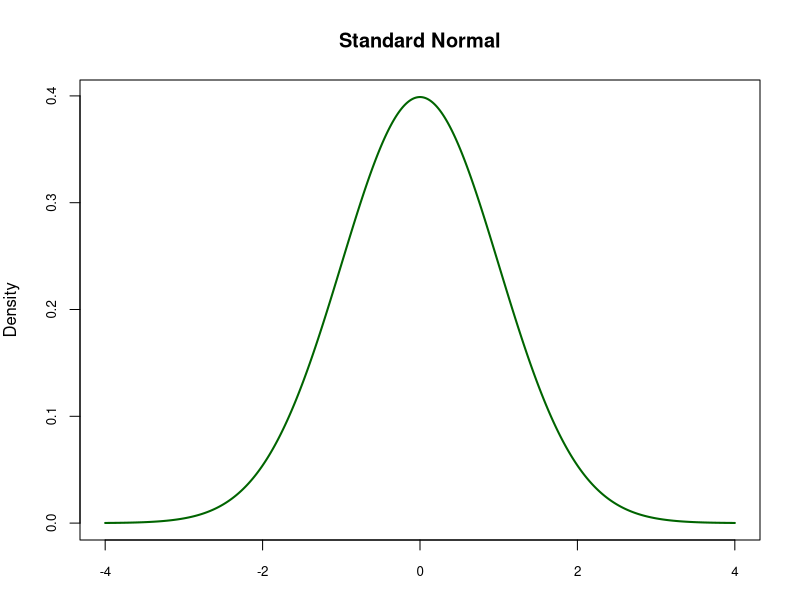

The R script that drew this image: (Note: this script raises an error after producing the figure.)


# Make a fake Gaussian to test (?)
set.seed(3000)
xseq<-seq(-4,4,.01)
densities<-dnorm(xseq, 0,1)
cumulative<-pnorm(xseq, 0, 1)
randomdeviates<-rnorm(100,0,1)

par(mar=c(3,4,4,2), mfrow = c(1,1))

plot(xseq, densities, col="darkgreen",xlab="", ylab="Density", type="l",lwd=2, cex=2, main="Standard Normal", cex.axis=.8)

#####################################################################
# Fitting Gaussians

fitG = function(x, y, mu, sig, scale, ...){
  f = function(p){
    d = p[3] * dnorm(x, mean = p[1], sd = p[2])
    sum((d - y) ^ 2)
  }
  optim(c(mu, sig, scale), f)
}
###################################################################

multorders <- c('LEPL', 'ORTH', 'ARAN','COLE', 'HEMI')





#----Test 1----

# Make plot/data of what you will fit normal curve to
prlepl15.weekly = meanDensityByWeek(amsurvey.pr[amsurvey.pr$surveyType == 'Visual',], 
                                    ordersToInclude = "LEPL", inputYear = 2015, inputSite = 117, plot = T, 
                                    plotVar = 'meanDensity', new = T, minLength = 5, lwd = 2,
                                    xlim = c(18,32), ylim = c(0,.2), ylab = "Mean density", main = 'PR LEPL by week')

# Fit a normal curve using least squares
gfit = fitG(prlepl15.weekly$week, prlepl15.weekly$meanDensity, weighted.mean(prlepl15.weekly$week, prlepl15.weekly$meanDensity),
            5, 3000, control = list(maxit = 10000), method="L-BFGS-B", lower=c(0,0,0,0,0,0))
# "The warning messages produced are probably due to the sd parameter going negative." -Stack Overflow

# Curve parameters
p = gfit$par
r2 = cor(prlepl15.weekly$week, p[3]*dnorm(prlepl15.weekly$week, p[1], p[2]))^2
totalDensity = sum(prlepl15.weekly$meanDensity)
lines(18:32, p[3]*dnorm(18:32, p[1], p[2]), col = 'blue') # make sure it appears on the right plot


#----Test 2----

# Make plot/data of what you will fit normal curve to
prlepl15.daily = meanDensityByDay(amsurvey.pr[amsurvey.pr$surveyType == 'Visual',], 
                                  ordersToInclude = "LEPL", inputYear = 2015, inputSite = 117, plot = T, 
                                  plotVar = 'meanDensity', new = T, minLength = 5, lwd = 2,
                                  xlim = c(130,210), ylim = c(0,.2), ylab = "Mean density", main = 'PR LEPL by day')

# Fit a normal curve using least squares
gfit2 = fitG(prlepl15.daily$julianday, prlepl15.daily$meanDensity, weighted.mean(prlepl15.daily$julianday, prlepl15.daily$meanDensity),
             5, 300, control = list(maxit = 10000), method="L-BFGS-B", lower=c(0,0,0,0,0,0))

# Curve parameters
p2 = gfit2$par
r2.2 = cor(prlepl15.daily$julianday, p[3]*dnorm(prlepl15.daily$julianday, p[1], p[2]))^2
totalDensity = sum(prlepl15.daily$meanDensity)
lines(130:210, p[3]*dnorm(130:210, p[1], p[2]), col = 'blue') # make sure it appears on the right plot

#----Test 3----

# Make plot/data of what you will fit normal curve to
prmult15.weekly = meanDensityByWeek(amsurvey.pr[amsurvey.pr$surveyType == 'Visual',], 
                                    ordersToInclude = multorders, inputYear = 2015, inputSite = 117, plot = T, 
                                    plotVar = 'meanDensity', new = T, minLength = 5, lwd = 2,
                                    xlim = c(18,32), ylim = c(.1,.7), ylab = "Mean density", main = 'PR mult by week')

# Fit a normal curve using least squares
gfit2 = fitG(prmult15.weekly$julianday, prmult15.weekly$meanDensity, weighted.mean(prmult15.weekly$week, prmult15.weekly$meanDensity),
             5, 3000, control = list(maxit = 10000), method="L-BFGS-B", lower=c(0,0,0,0,0,0))

# Curve parameters
p2 = gfit2$par
r2.2 = cor(prmult15.weekly$week, p[3]*dnorm(prmult15.weekly$week, p[1], p[2]))^2
totalDensity = sum(prmult15.weekly$meanDensity)
lines(130:210, p[3]*dnorm(130:210, p[1], p[2]), col = 'blue') # make sure it appears on the right plot

